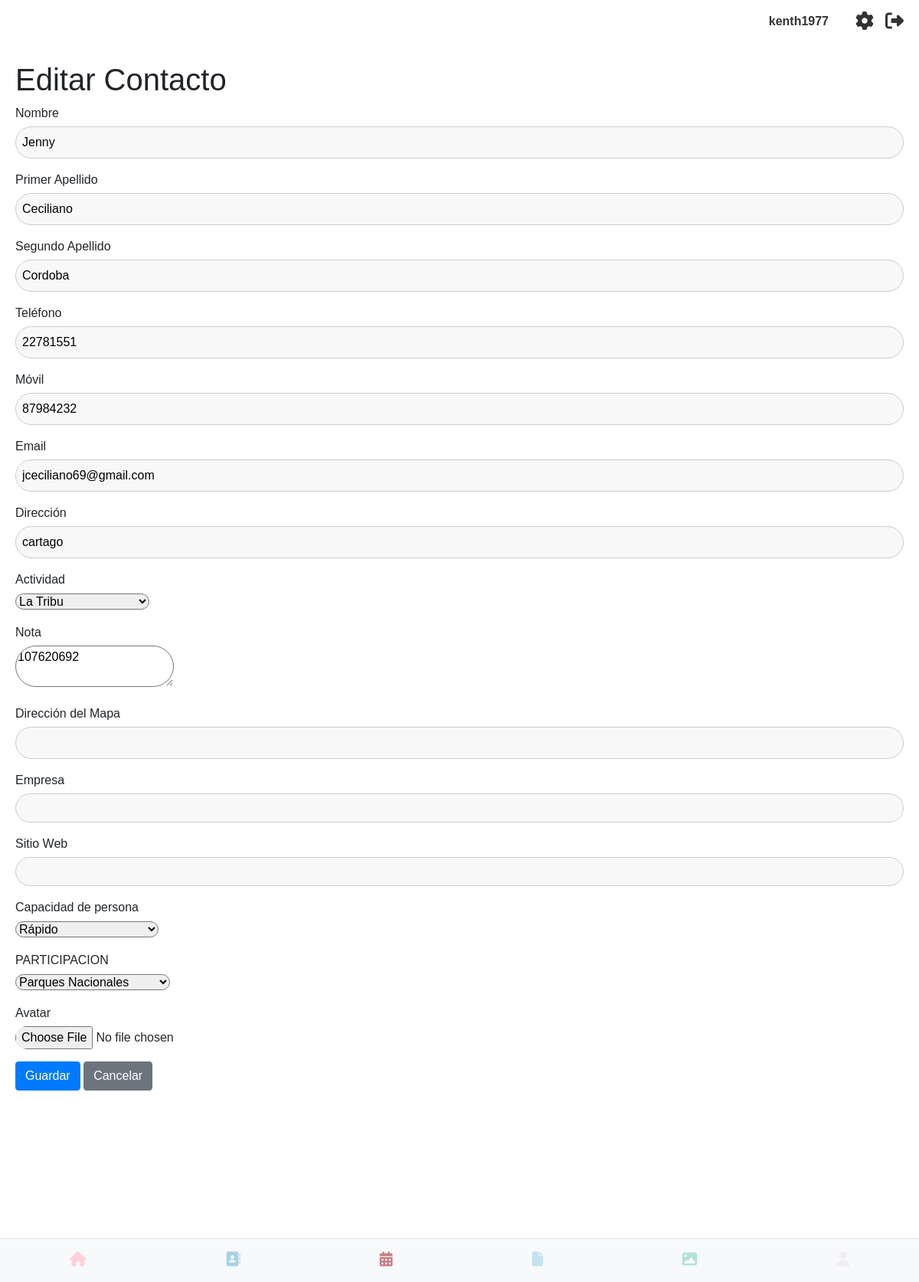
Page /editar_contacto/2 (signed in) on the committed database.
### app.py (models this page shows, shortened)
class User(UserMixin, db.Model):
    __tablename__ = 'users'
    id = db.Column(db.Integer, primary_key=True)
    username = db.Column(db.String(80), unique=True, nullable=False)
    email = db.Column(db.String(120), unique=True, nullable=False)
    cedula = db.Column(db.String(20), unique=True, nullable=False)
    telefono = db.Column(db.String(20), nullable=False)
    password_hash = db.Column(db.String(128))
    image_filename = db.Column(db.String(255), nullable=True)
    @property
    def is_active(self):
        return True

class Contacto(db.Model):
    id = db.Column(db.Integer, primary_key=True)
    nombre = db.Column(db.String(100), nullable=False)
    primer_apellido = db.Column(db.String(100))
    segundo_apellido = db.Column(db.String(100))
    telefono = db.Column(db.String(20), nullable=False)
    movil = db.Column(db.String(20))
    email = db.Column(db.String(120))
    direccion = db.Column(db.String(200))
    actividad = db.Column(db.String(100))
    tipo_actividad = db.Column(db.String(100))
    nota = db.Column(db.Text)
    direccion_mapa = db.Column(db.String(255))
    avatar_path = db.Column(db.String(255)) # Para guardar la ruta del avatar
    fecha_ingreso = db.Column(db.DateTime, default=datetime.utcnow)
    usuario_id = db.Column(db.Integer, db.ForeignKey('users.id'), nullable=False)
    usuario = db.relationship('User', backref=db.backref('contactos', lazy=True))
    empresa = db.Column(db.String(100))
    sitio_web = db.Column(db.String(200))
    capacidad_persona = db.Column(db.String(20))
    participacion = db.Column(db.String(30))

### app.py (the view, shortened to what this page needs)
@app.route('/editar_contacto/<int:id>', methods=['GET', 'POST'])
@login_required
def editar_contacto(id):
    contacto = Contacto.query.filter_by(id=id, usuario_id=current_user.id).first_or_404()
    form = ContactoForm(obj=contacto)
    return render_template('editar_contacto.html', form=form, contacto=contacto, contacto_id=id) # ¡Pasa 'contacto' aquí!

### app.py (called while the page is built)
@login_manager.user_loader
def load_user(user_id):
    return User.query.get(int(user_id))

### templates/editar_contacto.html (shortened to what this page needs)
{% extends 'base.html' %}
{% block content %}
    {% if current_user.is_authenticated %}
        <div class="top-right">
            <span class="username-display">{{ current_user.username }}</span>
            <a href="{{ url_for('perfil') }}" class="gear-icon"><i class="fas fa-cog"></i></a>
            <a href="{{ url_for('logout') }}" class="logout-icon"><i class="fas fa-sign-out-alt"></i></a>
        </div>
    {% endif %}
    <h1>Editar Contacto</h1>
    <form method="POST" enctype="multipart/form-data">
        <div class="mb-3">
            {{ form.nombre.label(class="form-label") }}
            {{ form.nombre(class="rounded-pill", value=form.nombre.data) }}
        </div>
        <div class="mb-3">
            {{ form.primer_apellido.label(class="form-label") }}
            {{ form.primer_apellido(class="rounded-pill", value=form.primer_apellido.data or '') }}
        </div>
        <div class="mb-3">
            {{ form.segundo_apellido.label(class="form-label") }}
            {{ form.segundo_apellido(class="rounded-pill", value=form.segundo_apellido.data or '') }}
        </div>
        <div class="mb-3">
            {{ form.telefono.label(class="form-label") }}
            {{ form.telefono(class="rounded-pill", value=form.telefono.data) }}
        </div>
        <div class="mb-3">
            {{ form.movil.label(class="form-label") }}
            {{ form.movil(class="rounded-pill", value=form.movil.data or '') }}
        </div>
        <div class="mb-3">
            {{ form.email.label(class="form-label") }}
            {{ form.email(class="rounded-pill", value=form.email.data or '') }}
        </div>
        <div class="mb-3">
            {{ form.direccion.label(class="form-label") }}
            {{ form.direccion(class="rounded-pill", value=form.direccion.data or '') }}
        </div>
        <div class="mb-3">
            {{ form.tipo_actividad.label(class="form-label") }}
            {{ form.tipo_actividad(class="form-select rounded-pill") }}
        </div>
         <div class="mb-3">
            {{ form.nota.label(class="form-label") }}
            {{ form.nota(class="rounded-pill", value=form.nota.data or '') }}
        </div>
        <div class="mb-3">
            {{ form.direccion_mapa.label(class="form-label") }}
            {{ form.direccion_mapa(class="rounded-pill", value=form.direccion_mapa.data or '') }}
        </div>
        <div class="mb-3">
            {{ form.empresa.label(class="form-label") }}
            {{ form.empresa(class="form-control rounded-pill", value=form.empresa.data or '') }}
        </div>
        <div class="mb-3">
            {{ form.sitio_web.label(class="form-label") }}
            {{ form.sitio_web(class="form-control rounded-pill", value=form.sitio_web.data or '') }}
        </div>
        <div class="mb-3">
            {{ form.capacidad_persona.label(class="form-label") }}
            {{ form.capacidad_persona(class="form-select rounded-pill", value=form.capacidad_persona.data or '') }}
        </div>
        <div class="mb-3">
            {{ form.participacion.label(class="form-label") }}
            {{ form.participacion(class="form-select rounded-pill", value=form.participacion.data or '') }}
        </div>
        <div class="mb-3">
            {{ form.avatar.label(class="form-label") }}
            {{ form.avatar(class="rounded-pill") }}
        </div>
        {{ form.submit(class="btn btn-primary") }}
        <a href="{{ url_for('listar_contacto') }}" class="btn btn-secondary">Cancelar</a>
    </form>
{% endblock %}

### templates/base.html (shortened to what this page needs)
<!DOCTYPE html>
<html lang="es">
<head>
    <link rel="stylesheet" type="text/css" href="{{ url_for('static', filename='css/main.css') }}">
</head>
<body>
{% include "flash.html" %}
<div class="container-block margin-bottom-large">
    {% block content %}
    {% endblock %}
</div>
{% include "navbar.html" %}
</body>
</html>

### templates/flash.html (shortened to what this page needs)
<div class="container">
</div>

### templates/navbar.html
<nav class="magic-navbar">
    <div class="magic-nav-buttons">
        <div class="magic-nav-button">
            <a href="{{ url_for('index') }}">
                <i class="fas fa-home"></i>
            </a>
        </div>
        <div class="magic-nav-button">
            <a href="{{ url_for('listar_contacto') }}">
                <i class="fa-solid fa-address-book"></i>
            </a>
        </div>
        <div class="magic-nav-button">
            <a href="#">
                <i class="fa-solid fa-calendar-days"></i>
            </a>
        </div>
        <div class="magic-nav-button">
            <a href="#">
                <i class="fa-solid fa-file"></i>
            </a>
        </div>
        <div class="magic-nav-button">
            <a href="#">
                <i class="fa-solid fa-image"></i>
            </a>
        </div>
        <div class="magic-nav-button">
            {% if current_user.is_authenticated %}
                <a href="#" style="pointer-events: none; opacity: 0.2;">
                    <i class="fas fa-user"></i>
                </a>
            {% else %}
                <a href="{{ url_for('login') }}">
                    <i class="fas fa-user"></i>
                </a>
            {% endif %}
        </div>
    </div>
</nav>

### static/css/navbar.css (style rules this page uses)
.magic-navbar { background-color: #f8f9fa; color: #343a40; padding: 0.5rem 0; position: fixed; bottom: 0; left: 0; width: 100%; z-index: 1000; border-top: 1px solid #dee2e6; }
.magic-nav-buttons { display: flex; justify-content: space-around; align-items: center; }
.magic-nav-button { flex-grow: 1; text-align: center; padding: 0.5rem 0; }
.magic-nav-button a { display: block; color: inherit; text-decoration: none; }
.magic-nav-button i { font-size: 1.2rem; margin-bottom: 0.2rem; }
.magic-nav-button:nth-child(1) i { color: #FFD1DC; }
.magic-nav-button:nth-child(2) i { color: #A7D1EB; }
.magic-nav-button:nth-child(3) i { color: #c67D84; }
.magic-nav-button:nth-child(4) i { color: #C3E4ED; }
.magic-nav-button:nth-child(5) i { color: #B0E3D5; }
.magic-nav-button:nth-child(6) i { color: #D8BFD8; }

### static/css/base.css (style rules this page uses)
body { font-family: sans-serif; margin: 0; }
.margin-bottom-large { margin-bottom: 250px; }
.container { width: 80%; margin: 20px auto; padding: 20px; }
.top-right { position: absolute; top: 10px; right: 20px; display: flex; align-items: center; }
.gear-icon, .logout-icon { font-size: 24px; text-decoration: none; color: #333; margin-left: 15px; }
.username-display { margin-right: 20px; font-weight: bold; color: #333; }
label { display: block; margin-bottom: 5px; }
input[type="text"], input[type="password"] { width: 100%; padding: 8px; box-sizing: border-box; border-radius: 5px; background-color: #f8f8f8; border: 1px solid #ccc; }

### static/css/forms.css (style rules this page uses)
label { display: block; margin-bottom: 5px; }

### static/css/perfil.css (style rules this page uses)
body { font-family: sans-serif; margin: 20px; }

### rows in the picture
User: username "kenth1977"
Contacto: nombre "Jenny", primer_apellido "Ceciliano", segundo_apellido "Cordoba", telefono "22781551", movil "87984232", email "jceciliano69@gmail.com", direccion "cartago", tipo_actividad "La Tribu", nota "107620692", capacidad_persona "Rápido", participacion "Parques Nacionales"
